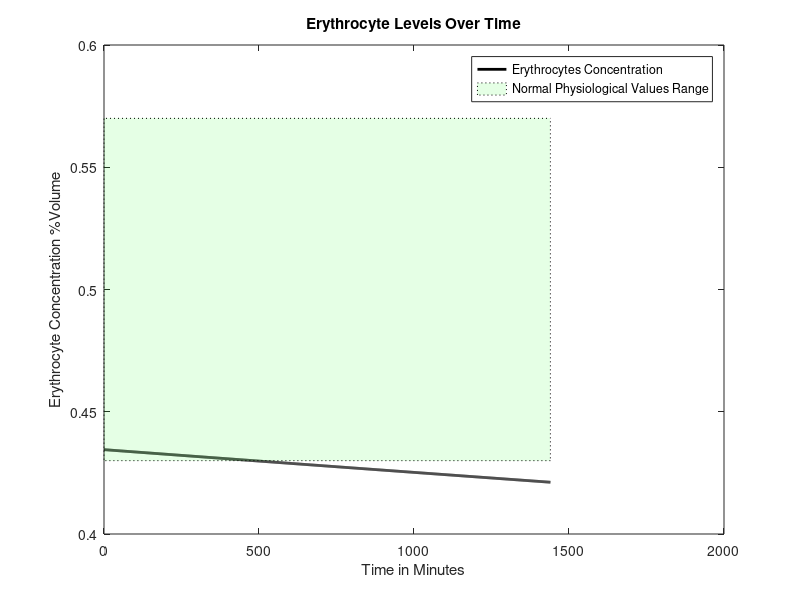
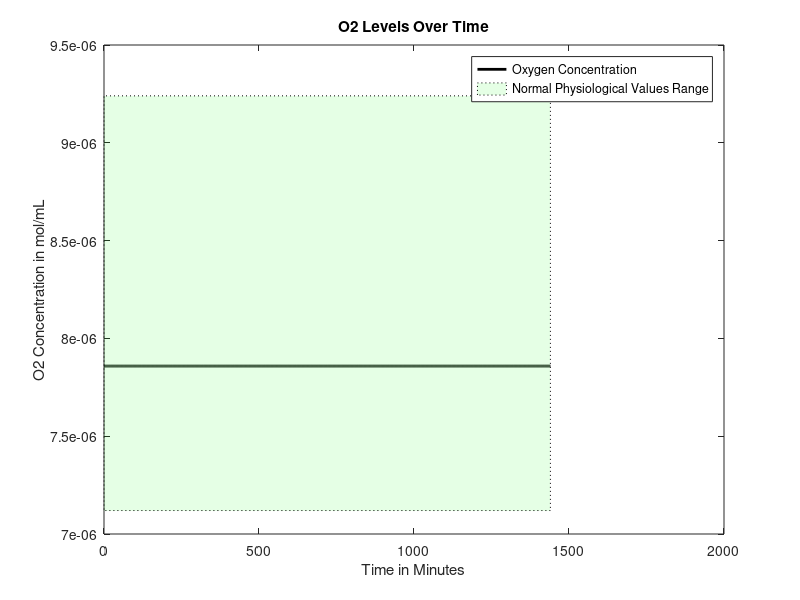
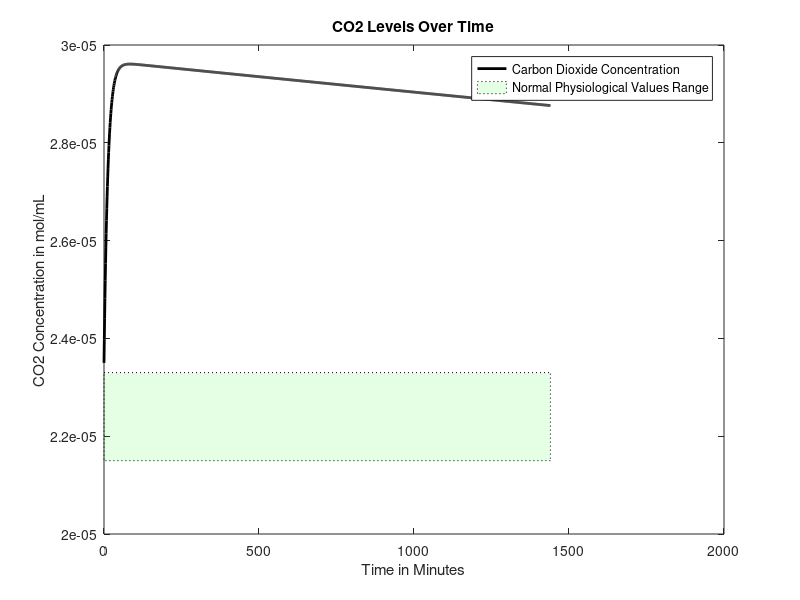
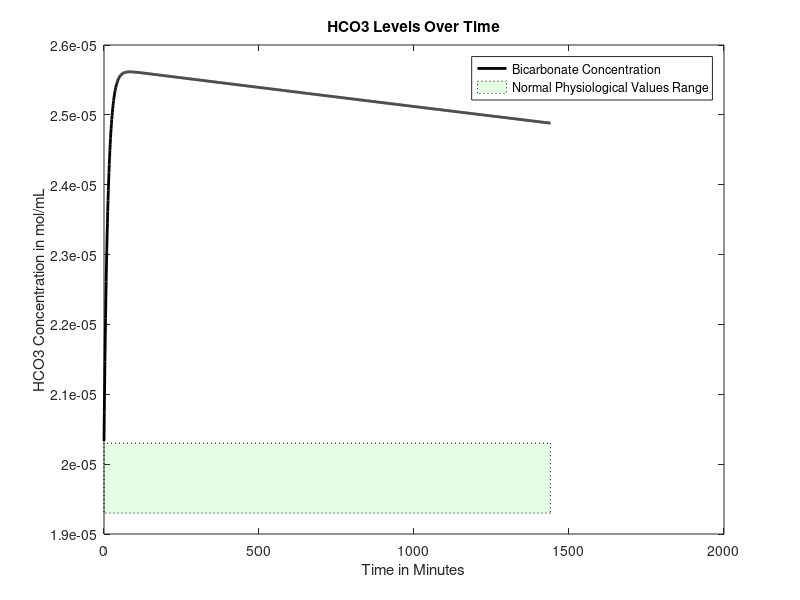

MATLAB code for these plots, in order:
function mainfunctionfinal()

age = 50;%30; %Age in years
gender = 0; %Gender, 0=male, 1=female
mass = 70; %Weight in kg
anemia = 1; %Is the patient anemic? 1 if yes, 0 if no
bleed = 521400000; %Bleeding rate in erythrocytes/min, if anemic
FerritinStores = 0; %Stored moles of iron in liver as ferritin. 0.0179 is standard, but can be adjusted to represent normal levels, severe anemia, or intervention

RQ=0.825;%reaction quotient for the body tissues generally

%if/else statement that sets heart rate based on age, in bpm
if (40>=age) 
    baseheartrate = 60;
else 
    baseheartrate= 70;
end

%Intake of various nutrients included in the model. Can be adjusted to
%represent the patient's diet
carbs=130; %carbs in grams
calciumintake=1000; % calcium intake in milligrams
sodiumintake=500; % sodium intake in milligrams

%if statement that varies iron intake between genders, in order to account
%for differences in diet as well as menstruation in females
if gender==1
    ironintake=8;
else
    ironintake=18;
end

basebloodweight=0.07*mass; %sets mass of blood in the body based on percentage composition of blood and bodyweight
bloodflow0 = 1000*basebloodweight/1.06; %blood flow out of heart per minute in mL, divided by density of 1.06 g/mL 


if gender == 0 %if loop sets volume percentage of red blood cells based on gender
    cE0 = 0.4345;
elseif gender == 1
    cE0 = 0.402;
end

basehemoglobin=34.52243959*basebloodweight*10*cE0; %total hemoglobin, in grams, that is initially  present in the body
hemoglobin=basehemoglobin;
valueofhemoglobin=hemoglobin;
%set concentration of O2 and CO2 in mol/mL at BTP in venous blood
cO2 = 0.00000785855;
cCO2 = 0.0000235;
%concentration of bicarbonate in venous blood, in mol/L
cHCO3 = 0.00002033;
%concnetartion of glucose in mol/mL
cGlucose = 0.0000055;
%Na concentration in mol/mL
cNa = 0.000137;
%Concentration of Ca in mol/mL
cCa = 0.00000248;
%Concentration of iron in mol/mL
cIron = 7.2231e-06;

% cvector = concentration vector, [cE, cNa, cCa, cIron, cGlucose, cO2,
% cCO2, cHCO3], where c = "concentration of", and the letters are our
% components
cvector0 = [cE0 cO2 cCO2 cHCO3 cGlucose cNa cCa cIron]; %concentration in the blood, in moles? mL/mL of blood

%initialize tracking vectors for all components, for graphing purposes
cEtrack=[cvector0(1)];
cO2track=[cvector0(2)];
cCO2track=[cvector0(3)];
cHCO3track=[cvector0(4)];
cGlucosetrack=[cvector0(5)];
cNatrack=[cvector0(6)];
cCatrack=[cvector0(7)];
cIrontrack=[cvector0(8)];
heartratetrack = [baseheartrate];
bloodflowvec=[bloodflow0];
hemovec=[valueofhemoglobin];

%base blood pressure and associated vector, begins at an average of 100
%mmHg
baseBP=100;
BPvec=[baseBP];

%Useable O2 in the body (bound to hemoglobin)
UseableO2 = 0.98;
UseO2vec= [UseableO2];
for loop=1:1440
    
    %heart rate changes based on erythrocyte concentration in order to
    %maintain nutrient supply to the body
    heartrate=(baseheartrate*cE0*basebloodweight)/(cvector0(1)*basebloodweight);
    bloodflow0 = (heartrate/baseheartrate)*(1000*basebloodweight/1.06);
    
    
    %Run initial venous blood through the heart
    [bloodflow, cvector, Ci] = lungs(bloodflow0, cvector0, anemia, basehemoglobin, hemoglobin);
    %Run blood from lungs to the heart
    [bloodflow, cvector1] = heart(bloodflow, cvector, mass, Ci, basehemoglobin, hemoglobin);
   
    
    
    %Volumetric flow rate in and out of liver (mL/min)
    %Vi=Vj=V=100mL/min per 100g liver
    
    if (18<=age) && (age<50)
        V=452+16.34*mass+11.85*age-166*gender;
    else
        V=1390+15.94*mass-12.86*age;
    end
    
    %These three values are the blood flows that go from the heart to each
    %organ
    BFbraini=0.15*bloodflow;
    BFliveri=V;
    BFotherbloodi=bloodflow-BFbraini-0.3*BFliveri;
    %Process each of these three blood flows in their respective organs
    [BFbrainj, cvectorbrainj] = brain(BFbraini, cvector1, mass, Ci, basehemoglobin, hemoglobin);
    
    [BFotherbloodj, cvectorotherbloodj] = otherblood(BFotherbloodi, cvector1, carbs, calciumintake, sodiumintake, ironintake, Ci, RQ, anemia, bleed, basehemoglobin, hemoglobin);
    
    Mvectorotherbloodliver=0.7*V*cvectorotherbloodj;
    Mvectorheart=0.3*V*cvector1;
    cvectorliverin=(Mvectorotherbloodliver+Mvectorheart)/V;
    
    [BFliverj, cvectorliverj, FerritinStores1] = liver(BFliveri,cvectorliverin,gender,mass,Ci,FerritinStores, basehemoglobin, hemoglobin);
    %Redirect blood from liver to other blood and mix the two
    FerritinStores=FerritinStores1;
    Mvectorotherbloodj=(cvectorotherbloodj*(BFotherbloodj-0.7*V))+(cvectorliverj*BFliverj);
    %Add the blood flow from other blood and liver to get new blood volume
    BFotherbloodj=BFotherbloodj-0.7*V+BFliverj;
    %Weighted average to get a new concentration vector
    cvectorotherbloodj=Mvectorotherbloodj/BFotherbloodj;
    %Send 25% of the blood flow to the kidneys
    BFkidneyi=0.25*(BFbrainj+BFotherbloodj);
    %Subtract blood sent to kidneys from other blood
    BFotherbloodj=BFotherbloodj-BFkidneyi;
    %Have the kidneys process the blood they receive
    [BFkidneyj, cvectorkidneyj] = kidney(BFkidneyi, cvectorotherbloodj,RQ,mass, Ci, V, basehemoglobin, hemoglobin, anemia);
    %Send blood processed in kidneys back to other blood, pool with brain, create Mvector
    Mvectorotherblood=(BFotherbloodj*cvectorotherbloodj)+(BFkidneyj*cvectorkidneyj)+(BFbrainj*cvectorbrainj);
    %Reset the bloodflow back into the lungs to the blood flow we just computed
    bloodflow0=BFotherbloodj+BFkidneyj+BFbrainj;
    bloodflowvec=[bloodflowvec bloodflow0];
    %bloodflow0 = 1000*bloodweight/1.06;
    %Recompute cvector0 by dividing Mvectorotherblood by bloodflow0
    cvector0=Mvectorotherblood/bloodflow0;
    
    cEtrack=[cEtrack cvector0(1)];
    cO2track=[cO2track cvector0(2)];
    cCO2track=[cCO2track cvector0(3)];
    cHCO3track=[cHCO3track cvector0(4)];
    cGlucosetrack=[cGlucosetrack cvector0(5)];
    cNatrack=[cNatrack cvector0(6)];
    cCatrack=[cCatrack cvector0(7)];
    cIrontrack=[cIrontrack cvector0(8)];
    heartratetrack = [heartratetrack heartrate];
    
    %A is a matrix of values across the system, for diagnostic purposes
    A = [cvector; cvector1; cvectorbrainj; cvectorotherbloodj; cvectorliverj; cvectorkidneyj; cvector0];
    %equation that calculates blood pressure based on viscosity
    BP=baseBP*(1.8886*(cvector0(1)/cE0)-0.8886);
    BPvec=[BPvec BP];
    valueofhemoglobin=34.52243959*basebloodweight*10*cvector0(1);
    hemovec=[hemovec valueofhemoglobin];
    
    UseableO2 = .98/basehemoglobin*valueofhemoglobin;
    UseO2vec= [UseO2vec UseableO2];
    
end


figure
plot(0:loop(end),cEtrack,'k','LineWidth',2, 'DisplayName', 'Erythrocytes Concentration')
title('Erythrocyte Levels Over Time')
xlabel('Time in Minutes')
ylabel('Erythrocyte Concentration %Volume')
v1 = [0 .43; loop(end) .43; loop(end) .57; 0 .57;];
f1 = [1 2 3 4];
patch('Faces',f1,'Vertices',v1,'FaceColor','green','FaceAlpha',.1, 'LineStyle',':', 'DisplayName','Normal Physiological Values Range');
legend


figure
plot(0:loop(end),cO2track,'k','LineWidth',2, 'DisplayName', 'Oxygen Concentration')
title('O2 Levels Over Time')
xlabel('Time in Minutes')
ylabel('O2 Concentration in mol/mL')
v1 = [0 7.12e-6; loop(end) 7.12e-6; loop(end) 9.24e-6; 0 9.24e-6;];
f1 = [1 2 3 4];
patch('Faces',f1,'Vertices',v1,'FaceColor','green','FaceAlpha',.1,'LineStyle',':', 'DisplayName','Normal Physiological Values Range');
legend

figure
plot(0:loop(end),cCO2track,'k','LineWidth',2, 'DisplayName', 'Carbon Dioxide Concentration')
title('CO2 Levels Over Time')
xlabel('Time in Minutes')
ylabel('CO2 Concentration in mol/mL')
v1 = [0 2.15e-5; loop(end) 2.15e-5; loop(end) 2.33e-5; 0 2.33e-5;];
f1 = [1 2 3 4];
patch('Faces',f1,'Vertices',v1,'FaceColor','green','FaceAlpha',.1, 'LineStyle',':', 'DisplayName','Normal Physiological Values Range');
legend

figure
plot(0:loop(end),cHCO3track,'k','LineWidth',2, 'DisplayName', 'Bicarbonate Concentration')
title('HCO3 Levels Over Time')
xlabel('Time in Minutes')
ylabel('HCO3 Concentration in mol/mL')
v1 = [0 1.93e-5; loop(end) 1.93e-5; loop(end) 2.03e-5; 0 2.03e-5;];
f1 = [1 2 3 4];
patch('Faces',f1,'Vertices',v1,'FaceColor','green','FaceAlpha',.1, 'LineStyle',':', 'DisplayName','Normal Physiological Values Range');
legend

figure
plot(0:loop(end),cGlucosetrack,'k','LineWidth',2, 'DisplayName', 'Glucose Concentration')
title('Glucose Levels Over Time')
xlabel('Time in Minutes')
ylabel('Glucose Concentration in mol/mL')
v1 = [0 3.8855e-6; loop(end) 3.8855e-6; loop(end) 9.991e-6; 0 9.991e-6;];
f1 = [1 2 3 4];
patch('Faces',f1,'Vertices',v1,'FaceColor','green','FaceAlpha',.1, 'LineStyle',':', 'DisplayName','Normal Physiological Values Range');
legend

figure
plot(0:loop(end),cNatrack,'k','LineWidth',2, 'DisplayName', 'Sodium Concentration')
title('Na Levels Over Time')
xlabel('Time in Minutes')
ylabel('Na Concentration in mol/mL')
v1 = [0 1.35e-4; loop(end) 1.35e-4; loop(end) 1.45e-4; 0 1.45e-4;];
f1 = [1 2 3 4];
patch('Faces',f1,'Vertices',v1,'FaceColor','green','FaceAlpha',.1, 'LineStyle',':', 'DisplayName','Normal Physiological Values Range');
legend

figure
plot(0:loop(end),cCatrack,'k','LineWidth',2, 'DisplayName', 'Calcium Concentration')
title('Ca Levels Over Time')
xlabel('Time in Minutes')
ylabel('Ca Concentration in mol/mL')
v1 = [0 2.2e-6; loop(end) 2.2e-6; loop(end) 2.7e-6; 0 2.7e-6;];
f1 = [1 2 3 4];
patch('Faces',f1,'Vertices',v1,'FaceColor','green','FaceAlpha',.1, 'LineStyle',':', 'DisplayName','Normal Physiological Values Range');
legend

figure
plot(0:loop(end),cIrontrack,'k','LineWidth',2, 'DisplayName', 'Iron Concentration')
title('Iron Levels Over Time')
xlabel('Time in Minutes')
ylabel('Iron Concentration in mol/mL')

figure
plot(0:loop(end),hemovec,'k','LineWidth',2, 'DisplayName', 'Iron Concentration')
title('Hemoglobin Levels Over Time')
xlabel('Time in Minutes')
ylabel('Hemoglobin in g')

figure
plot(0:loop(end),BPvec,'k','LineWidth',2, 'DisplayName', 'Iron Concentration')
title('Average Blood Pressure Over Time')
xlabel('Time in Minutes')
ylabel('Blood Pressure in mmHg')

figure
plot(0:loop(end),UseO2vec,'k','LineWidth',2, 'DisplayName', 'Iron Concentration')
title('Useable O2 in Blood Over Time')
xlabel('Time in Minutes')
ylabel('Ratio of Useable O2 to Total O2')
end

function [bloodout, Cout, Ci] = lungs(vblood, Cvector, anemia, basehemoglobin, hemoglobin)


Cout = [];

Co = 0.21e-4; %concentration of oxygen in alveoli (21% b/c air)
P = 7.39e-3*60; %cm/min, membrane permeability constant for alveoli
if anemia == 1
    A = 1000000; %cm^2, surface area of alveoli under extreme conditions
else
    A = 700000; %cm^2, surface area of alveoli under normal conditions
end
Ci = (Cvector(2)*0.08206*310.15)/(0.0526*1000); %mL/mL, concentration of oxygen in blood, convert mol to mL
                                                %with partial pressure of
                                                %oxygen going into lungs
                                                %(40 mmHg)
ViO2 = P*A*(Co - Ci); %mL/min
ViO2 = ViO2*(hemoglobin/basehemoglobin);
%convert ViO2 to mol/min
niO2 = (ViO2*1)/(0.08206*310.15); %mol/min; convert mL to mol with pressure being atmospheric pressure
niO2 = niO2/15; %divide molar flow rate by respiratory rate
C = niO2/(vblood*1.5); %mol/mL, divide by conversion factor of 1.5

Ci = C*vblood*(hemoglobin/basehemoglobin); %concentration of oxygen from which other organs consume

nO2i = vblood*Cvector(2) + Ci;
nO2cons = 0.05*Ci/(hemoglobin/basehemoglobin);
nO2j = nO2i - nO2cons; %oxygen out, mol/min
Cout(2) = nO2j/vblood; %mol/mL


% Finding volumetric flow rate out of carbon dioxide
nCO2i = vblood*Cvector(3);
nCO2cons = nCO2i*(1-(48/52)); %vblood(mL/min) and concentration of blood consumed (mol/mL)
nCO2j = nCO2i - nCO2cons; %CO2 out, L/min
Cout(3) = nCO2j/vblood;


% Finding volumetric flow rate out of bicarbonate
rHCO3CO2 = Cvector(4)/Cvector(3); %ratio of bicarbonate to carbon dioxide in blood leaving lungs
nHCO3j = rHCO3CO2*nCO2j; %HCO3 out, mol/min
Cout(4) = nHCO3j/vblood;

% Finding volumetric flow rate out of calcium
Cout(7) = Cvector(7); %calcium out, L/min

Cout(8) = Cvector(8); %iron concentration doesn't change in lungs
% Finding volumetric flow rate out of sodium
Cout(6) = Cvector(6); %sodium out, L/min

% Finding volumetric flow rate out of erythrocytes
Cout(1) = Cvector(1);

% Finding volumetric flow rate out of glucose

nglucosecons = nO2cons/6; %molar flow rate of glucose consumed, mol/min, in terms of O2 consumed
nGlucosei = Cvector(5)*vblood;
nGlucosej = nGlucosei - nglucosecons; %molar flow rate of glucose out, mol/min
Cout(5) = nGlucosej/vblood;
bloodout = vblood;
end

function [bloodflowj, cvectorj] = brain(bloodflowi, cvectori, mass, Ci, basehemoglobin, hemoglobin)
%Blood volume conserved
bloodflowj=bloodflowi;

brainmass=0.02*mass*1000; %gives brain mass in grams as 2% body mass
Mvector=bloodflowi*cvectori;
%Create a null vector for cvectorj
cvectorj=zeros(1,8);
%Sets inflows equal to outflows for erythrocytes, Na, Ca, Iron
cvectorj(1)=cvectori(1);
cvectorj(6)=cvectori(6);
cvectorj(7)=cvectori(7);
cvectorj(8)=cvectori(8);

%Consume oxygen at 18.4% of intake rate
MO2j=Mvector(2)-0.184*Ci;
%Consume glucose at a rate of 5.6 mg per 100g brain mass per minute
MGlucosej=Mvector(5)-(0.00003108*(brainmass/100));%moles of glucose in - glucose requirements per mon in moles/minute
%Calculate CO2 produced based on glucose consumed via respiration equation
MCO2j=Mvector(3)+6*(0.6660746/1440);
%Calculate HCO3 made when the CO2 is produced
rHCO3CO2=Mvector(4)/Mvector(3); %ratio of bicarbonate to carbon dioxide in blood leaving lungs
HCO3j=Mvector(4)+rHCO3CO2*6*(0.6660746/1440);

%Calculate values above as concentrations and add them to cvectorj
cvectorj(2)=MO2j/bloodflowj;
cvectorj(5)=MGlucosej/bloodflowj;
cvectorj(3)=MCO2j/bloodflowj;
cvectorj(4)=HCO3j/bloodflowj;

end

function [outflow, Cout] = heart(flow,Cvector,weight, Ci, basehemoglobin, hemoglobin)

Cout = [];

% Finding concentration out of glucose
Cout(5)=Cvector(5);
% Finding concentration out of erythrocytes
Cout(1)=Cvector(1);
% Finding concentration out of sodium
Cout(6)=Cvector(6);
% Finding concentration out of iron
Cout(8)=Cvector(8);
% Finding concentration out of calcium
Cout(7)=Cvector(7);

heartmass = weight*.003;
nO2cons = 0.116*Ci/(hemoglobin/basehemoglobin); %mL/min*mol/mL=mol/min
Cout(2) = (Cvector(2)*flow - nO2cons)/flow;
CO2gen = .7*nO2cons; %using respiratory quotient in the heart
Cout(3) = (Cvector(3)*flow + CO2gen)/flow;
rHCO3CO2 = Cvector(4)/Cvector(3); %ratio of bicarbonate to carbon dioxide in blood leaving lungs
nHCO3j = rHCO3CO2*CO2gen; %HCO3 out, mol/min
Cout(4) = (Cvector(4)*flow + nHCO3j)/flow;

outflow = flow;
end




function [bloodflowj, cvectorout, FerritinStores1]=liver(V,cvectori,G,mass,Ci,FerritinStores, basehemoglobin, hemoglobin)
%This function will deliver output volumetric flow rates for the concentration of
%the 8 components (mol/mLmin) out of the liver
%Input: G=Gender (1 if female, 0 if male)
%W=weight of person (kg); A=age of person (years)
%cvectorout=[cE,cO2,cCO2,cHCO3,cGlucose,cNa,cCa,cFe)

%Initializes cvectorout
cvectorout=[0,0,0,0,0,0,0,0];



%Calculates concentration flow rate of red blood cells out
%p=blood density in amount per mL
%Vbody=Volume of body in mL. Calculating assuming 7% of total body weight
%is blood, then divided by density of blood to find volume of blood
%RBCj=raw numerical flow rate of red blood cells out/min
%RBCi=raw numerical flow rate of RBC in/min
%nRBCj=molar flow rate of RBC out/min
%RBCcons=consumption rate of RBC/min
%No generation of RBC in liver

p=1.2e10; %number of red blood cells per mL of PURE red blood cells

%Calculate volume of the body
Vblood=0.07*mass*1000/1.056;
%Calculate the number of RBCs entering liver based on concentration,
%flow rate, and pure RBC density
RBCi=p*V*cvectori(1);

%Consume 0.8% of RBCs based on body size
RBCcons=5.55555e-6*cvectori(1)*Vblood;
%Find pure volume of RBCs now present based on number and density
VRBCj=(RBCi-RBCcons)/p;
%Calculate volume of plasma that entered
Vplasma=V*(1-cvectori(1));
%Calculate new concentrations based on volumeRBCs/total volume
cvectorout(1)=VRBCj/(VRBCj+Vplasma);
%Bloodflow out = blood cells out + plasma volume
bloodflowj=V;%Vplasma+VRBCj;

%Calculates concentration flow rate of O2 out
%No generation of O2
%nO2i=molar flow rate of O2/min in
%nO2j=molar flow rate of O2/min out
%nO2cons=molar consumption rate of O2/min
nO2i= cvectori(2)*V;
nO2cons=0.204*Ci/(hemoglobin/basehemoglobin);
nO2j=nO2i-nO2cons;
cvectorout(2)=nO2j/V;

%Calculates the required intake of protein in grams/min given a
%person's demographic information
%dprotein=daily protein intake in g/day
%protein=protein intake in g/min
dprotein=0.8*mass;
protein=dprotein/1440;

%Calculates concentration flow rate of CO2 out
%nCO2i=molar flow rate of CO2/min in
%nCO2j=molar flow rate of CO2/min out
%nCO2gen=molar flow rate of CO2/min generated
%RQ=Respiratory Quotient=mol CO2 produced/mol O2 consumed
RQ=0.825;
rHCO3CO2 = cvectori(4)/cvectori(3);
nCO2gen=RQ*nO2cons;
nCO2i=cvectori(3)*V;
nCO2j=nCO2i+nCO2gen-((protein/100)/rHCO3CO2);
cvectorout(3)=nCO2j/V;


%Calculates the concentration flow rate of Bicarbonate out
%Assume no generation of bicarbonate
%1mole bicarbonate ions consumed by liver per 100g protein/day
%rHCO3CO2 = cvectori(4)/cvectori(3); %ratio of bicarbonate to carbon dioxide in blood leaving lungs
nHCO3gen = rHCO3CO2*nCO2gen; %HCO3 out, mol/min
nHCO3i=cvectori(4)*V;
nHCO3j=nHCO3i-(protein/100)+nHCO3gen;
cvectorout(4)=nHCO3j/V;

%Calculates the concentration flow rate of Na+ out
%Assume no generation of Na+, only in, out, and consumption
%nNai=molar flow rate of sodium in
%nNacons=molar flow rate of sodium consumed given that 10% of bile salts
%are consumed, approx 600mL are produced per day, and there are 135mM Na+
%ions in bile.
%nNaj=molar flow rate of sodium out
nNacons=9.375e-9;
nNai=cvectori(6)*V;
nNaj=nNai-nNacons;
cvectorout(6)=nNaj/V;

%Calculates the concentration flow rate of Ca2+ out
%Assume no generation nor consumption.
%cCai=concentration flow rate of Ca2+ in mol/mLmin in
%cCaj=concentration flow rate of Ca2+ in mol/mLmin out
cvectorout(7)=cvectori(7);
%Calculates the concentration flow rate of Fe out
%Assume no generation of Ca2+

%Equation for consumption of glucose by the liver
consumeorgenerate=0.8144*(cvectori(5)*10^6)^3-9.622*(cvectori(5)*10^6)^2+108.74*(cvectori(5)*10^6)-480.69;
scalingterm = 300/(26*mass*10^-6);
if consumeorgenerate < 0
    nGlucosegen=abs(consumeorgenerate)/scalingterm;
    nGlucosecons=0;
elseif consumeorgenerate > 0
    nGlucosecons=abs(consumeorgenerate)/scalingterm;
    nGlucosegen=0;
else
    nGlucosegen=0;
    nGlucosecons=0;
end
nGlucosebasalcons = nO2cons/6;
nGlucosei = cvectori(5)*V;
nGlucosej = nGlucosei + nGlucosegen - nGlucosecons - nGlucosebasalcons;
cvectorout(5) = nGlucosej/V;

% Iron gets packaged into ferritin in the liver, to be stored and used
% later if we run low


%determine molar flow rate of iron in
Mironin=V*cvectori(8);
Mirondif=(V*7.2231e-06)-Mironin;%this number is desired steady state iron concentration in the blood

%If statement extracts excess iron from blood and stores it as ferritin,
%supplies iron-deficient blood with iron until ferritin stores are depleted
if Mirondif < 0
    FerritinStores1=FerritinStores-Mirondif;
    cvectorout(8)=7.2231e-06;
    
elseif Mirondif == 0
    cvectorout(8)=cvectori(8);
    FerritinStores1=FerritinStores;
    
elseif FerritinStores > Mirondif && Mirondif>0
    Mironadd=Mirondif;
    FerritinStores1=FerritinStores-Mironadd;
    cvectorout(8)=(Mironadd+Mironin)/V;

elseif FerritinStores < Mirondif && Mirondif>0
    Mironadd=FerritinStores;
    cvectorout(8)=(Mironadd+Mironin)/V;
    FerritinStores1=0;
    
elseif FerritinStores == Mirondif && Mirondif>0
    FerritinStores1=0;
    Mironadd=FerritinStores;
    cvectorout(8)=(Mironadd+Mironin)/V;

elseif FerritinStores == 0 && Mirondif>0
    FerritinStores1=0;
    cvectorout(8)=cvectori(8);
end

end


function [bloodflowj, cvectorj] = kidney(bloodflowi, cvectori, RQ, mass, Ci, V, basehemoglobin, hemoglobin, anemia)
T=1440;%Multiplier that scales up the time period of interest to one day (required for glucose equation)
Kidneymass=(300/70000)*mass; %mass of the kidneys combined in grams

%Initialize all intakes
Mvector=bloodflowi*cvectori;
bloodflowj=bloodflowi;

%Consume relevant compounds to create outlet values

%Erythrocytes and iron are conserved in the kidney
MEj=Mvector(1);
MIronj=Mvector(8);

%Oxygen is consumed 
MO2j=Mvector(2)-(0.072*Ci/(hemoglobin/basehemoglobin));



PNaconc=cvectori(6)*1e6; %plasma sodium concentration, converted to mmol/L for computations
Naremoved=0.0003*exp(0.0817*PNaconc);%sodium removed, micromol per minute
MNaremoved=Naremoved/1e6;%sodium removed in moles
MNaj = Mvector(6) - MNaremoved;

%Equations which calculate consumption of calcium

x = (1000*.26)/(1000*40.08*1440);
y = (17/5)*(bloodflowi-((3/34)*V));
b = (((x/y)*(y-(.7*V))+(((.7*x)/y)*V))*(y+(.3*V)-bloodflowi))/((y+(.3*V)));
c = (1-(bloodflowi/(y+(.3*V)-bloodflowi)));
MCaj= Mvector(7) - ((((x/y)*(y-(.7*V))+(((.7*x)/y)*V))*(y+(.3*V)))/((y+(.3*V))));

%Calculate consumption of glucose
MGlucosej=Mvector(5)-(Mvector(5)*(0.226/((Mvector(5))*T)));
%Calculate entry ratio of bicarbonate to CO2
rHCO3O2=Mvector(4)/Mvector(3);
if anemia == 1
    MHCO3cons = 0;
    MCO2cons = 0;
else
    MHCO3cons = 0;
    MCO2cons = 0;
end
MCO2j=Mvector(3)+((Mvector(2)-MO2j)*RQ)-MCO2cons;
MHCO3gen=rHCO3O2*((Mvector(2)-MO2j)*RQ);
MHCO3j=Mvector(4)+MHCO3gen-MHCO3cons;
%Recompute all concentrations using original mass of blood and new values

cIronj=MIronj/bloodflowj;
cNaj=MNaj/bloodflowj;
cO2j=MO2j/bloodflowj;
cCO2j=MCO2j/bloodflowj;
cEj=MEj/bloodflowj;
cGlucosej=MGlucosej/bloodflowj;
cHCO3j=MHCO3j/bloodflowj;
cCaj=MCaj/bloodflowj;

cvectorj=[cEj cO2j cCO2j cHCO3j cGlucosej cNaj cCaj cIronj];

end

function [outflow, Cout] = otherblood(flow, Cin, carbs, calciumintake, sodiumintake, ironintake, Ci, RQ, anemia, bleed, basehemoglobin, hemoglobin)
Cout = [];
outflow=flow;

%Accounts for the bleeding of a certain volume at a steady rate when the
%patient is anemic    
if anemia == 0
    Cout(1) = Cin(1);
    ironout=0;
else
    RBCin = flow*Cin(1)*1.2e10;
    vRBCin = flow*Cin(1);
    %Number of Red blood cells lost per minute, can be adjusted based on
    %intensity of bleeding at top of code
    RBClost = bleed;
    RBCout = RBCin - RBClost;
    vRBCout = RBCout/(1.2e10);
    ironout=1.197929*RBClost/1.2e10*1.79067e-5;
Cout(1) = vRBCout/outflow; 
end

Cout(2) = (Cin(2)*flow-(0.374*Ci/(hemoglobin/basehemoglobin)))/flow;
nCO2gen = 0.374*Ci*RQ;
Cout(3) = (Cin(3)*flow + nCO2gen)/flow;
rHCO3CO2 = Cin(4)/Cin(3);
Cout(4) = (Cin(4)*flow + nCO2gen*rHCO3CO2)/flow;
Cout(5) = (flow*Cin(5) + (.8*carbs)/(180.156*1440))/flow; %130g of carbs, 80 percent is directly translated to glucose, 20% is fructose and galactose which goes to the liver and may be converted to glucose at a later stage
Cout(6) = (flow*Cin(6) + (sodiumintake/(700*22.99*1440)))/flow; %500 mg of sodium needed for vital functions so start with sodium intake being 500 mg
if anemia == 0
    Cout(7) = (flow*Cin(7) + (calciumintake*.26)/(1000*40.08*1440))/flow; %calcium intake should be around 1000 mg
elseif anemia == 1
    Cainput = (flow*Cin(7) + (calciumintake*.15)/(1000*40.08*1440))/flow; %assume, under anemia, calcium retention rate becomes 15%
    Cagen = ((calciumintake*.11)/(1000*40.08*1440))/flow; %intake from bones because, when we retain less calcuim from diet, the blood maintains steady concentration of calcium by taking calcium from bones
    Cout(7) = Cainput + Cagen;
end
Cout(8) = (flow*Cin(8)+ (ironintake*.18)/(1000*55.845*1440)-1/(1440*1000*55.845)-(ironout))/flow;%iron intake will be approximately 8 mg for males and 18 mg for females
end